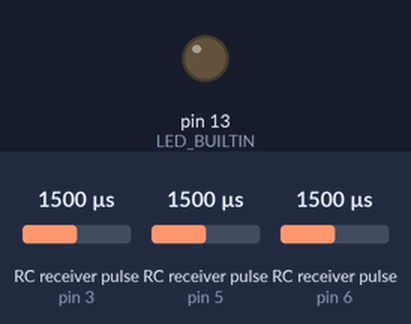
Recording of a sketch running on a simulated Arduino Uno, built with avr-gcc and run on an emulated ATmega328P. Shown: output pins drawn as LEDs (lit = HIGH). Wiring (inferred from the names in the program): 3 × RC receiver channel: data pin 3 / data pin 5 / data pin 6. Inputs (shaded band) come from the test bench; at power-on: RC receiver pulse (sensors on pin 3, pin 5, pin 6) 1500 µs.

Above: at 1.2 s.
1.3 s: RC receiver pulse (sensor on pin 3) set to 1526 µs
At 2.5 s:
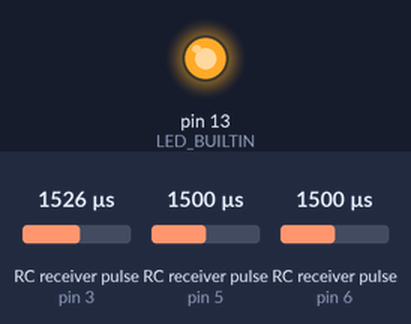
2.8 s: RC receiver pulse (sensor on pin 3) set to 1020 µs
At 4.0 s:
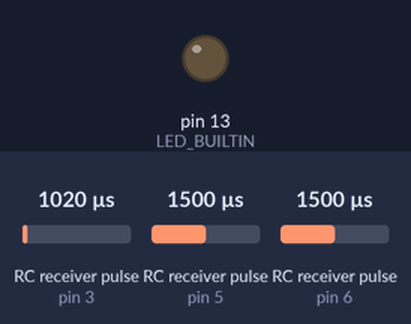
4.3 s: RC receiver pulse (sensor on pin 3) set to 1750 µs
At 4.9 s:
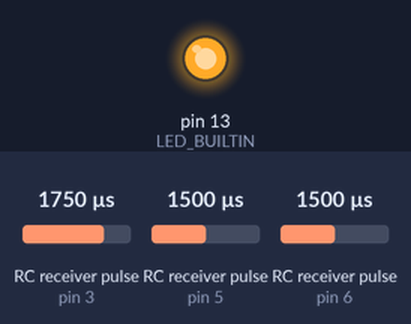
Timing chart, 0 to 7.3 s (numbered marks = the images above; inputs shaded):
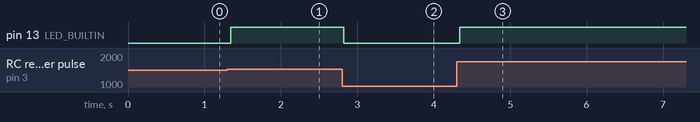

Measured:
- the behaviour switches between 1508 and 1509 µs on RC receiver pulse (sensor on pin 3) (found by bisection; images 0 and 1)
- after the input at 1.3 s, pin 13 (LED_BUILTIN): LOW → HIGH at once
- after the input at 2.8 s, pin 13 (LED_BUILTIN): HIGH → LOW at once
- after the input at 4.3 s, pin 13 (LED_BUILTIN): LOW → HIGH at once

The sketch:

fail_safe_RC_CHECK.ino
```cpp
// Channles to record from the TX hand remote
#define CH1 6
#define CH2 5
#define CH8 3


// Read the number of a given channel and convert to the range provided.
// If the channel is off, return the default value
int readChannel(int channelInput, int minLimit, int maxLimit, int defaultValue){
  int ch = pulseIn(channelInput, HIGH, 30000);
  if (ch < 100) return defaultValue;
  return map(ch, 1000, 2000, minLimit, maxLimit);
}

// Red the channel and return a boolean value
bool redSwitch(byte channelInput, bool defaultValue){
  int intDefaultValue = (defaultValue)? 100: 0;
  int ch = readChannel(channelInput, 0, 100, intDefaultValue);
  return (ch > 50);
}

void setup() {
  // put your setup code here, to run once:
  pinMode(LED_BUILTIN, OUTPUT);
  pinMode(CH1, INPUT);
  pinMode(CH2, INPUT);
  pinMode(CH8, INPUT);

}

int ch1Value, ch2Value;
bool ch8Value;

void loop() {
  // put your main code here, to run repeatedly:
  ch1Value = readChannel(CH1, -100, 100, 0);
  ch2Value = readChannel(CH2, -100, 100, 0);
  ch8Value = redSwitch(CH8, false);

  if (ch8Value == 1){
    digitalWrite(LED_BUILTIN, HIGH);
  }
  else{
    digitalWrite(LED_BUILTIN, LOW);
  }
}
```
